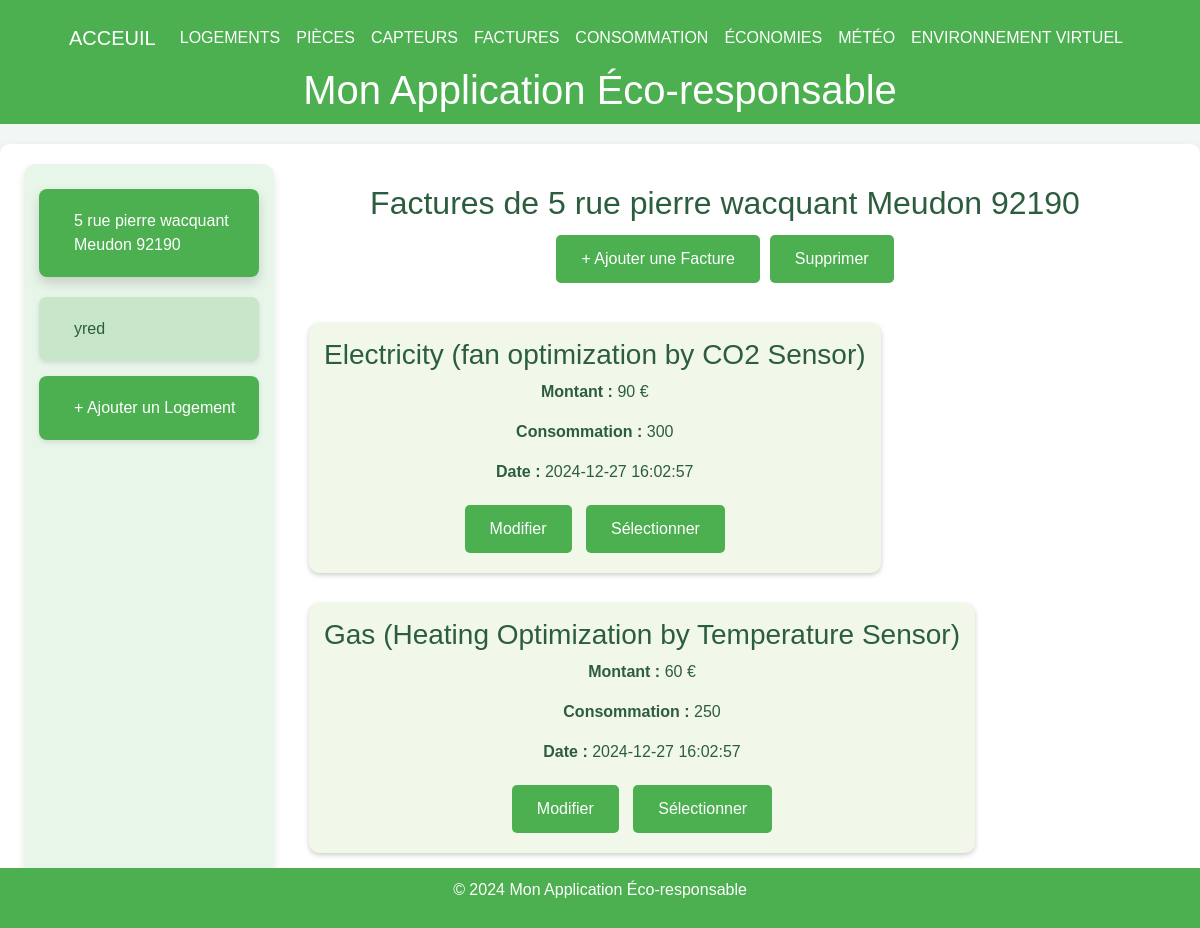
/visualiser_factures, run on an earlier commit of the app's database.
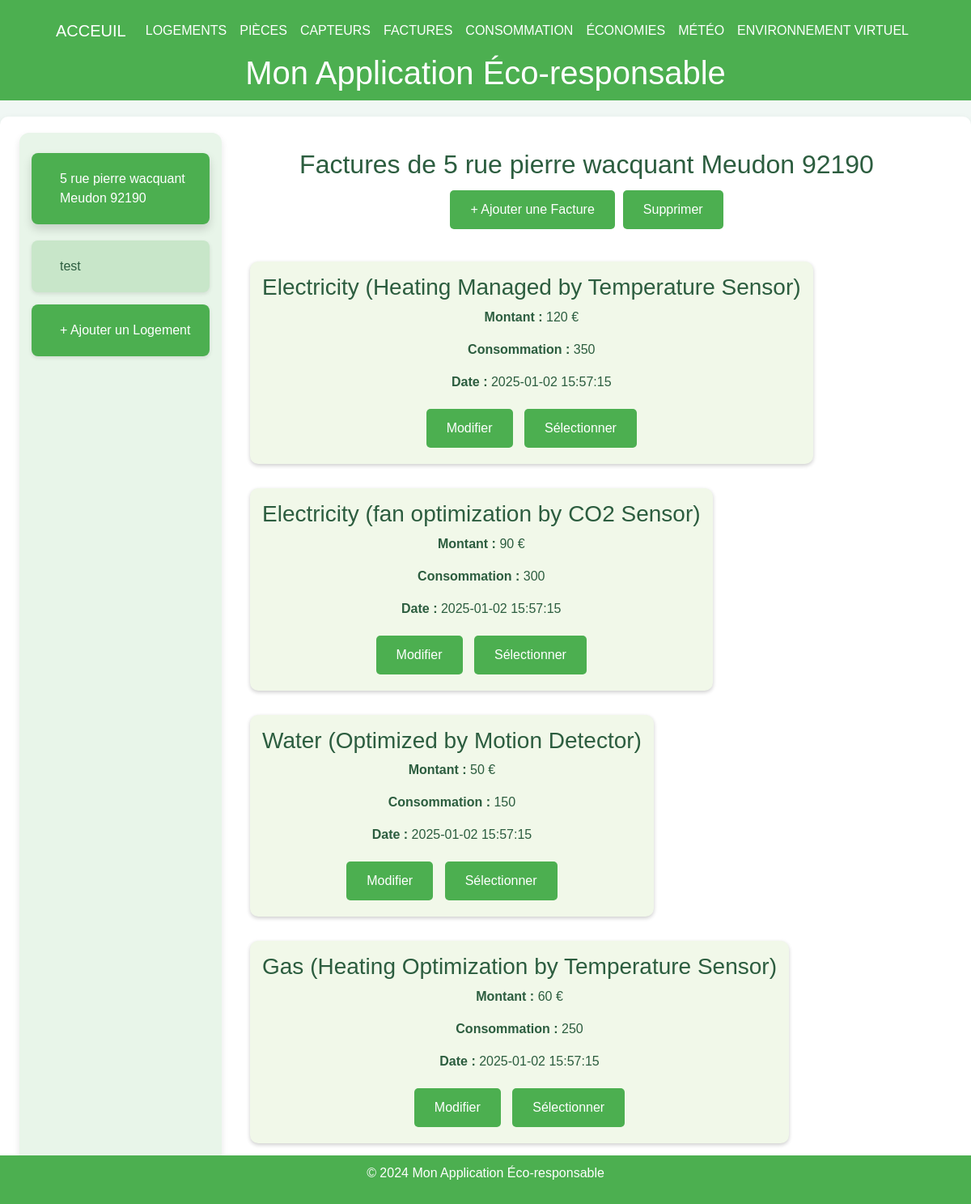
And on a later commit of the database.
### tables this page shows
CREATE TABLE Housing (
housing_id INTEGER PRIMARY KEY, -- Identifiant unique pour chaque logement
address VARCHAR(255), -- Adresse du logement
phone_number VARCHAR(20), -- NumÃ©ro de contact pour le logement
ip_address VARCHAR(15), -- Adresse IP associÃ©e au logement
insert_date TIMESTAMP DEFAULT CURRENT_TIMESTAMP -- Horodatage de l'ajout de l'enregistrement
);

CREATE TABLE Invoice (
invoice_id INTEGER PRIMARY KEY, -- Identifiant unique pour chaque facture
housing_id INTEGER, -- RÃ©fÃ©rence au logement concernÃ© par la facture
type VARCHAR(100), -- Type de la facture (ex. : eau, Ã©lectricitÃ©)
amount INTEGER, -- Montant de la facture
value INTEGER, -- Valeur de la consommation en ressource
insert_date TIMESTAMP DEFAULT CURRENT_TIMESTAMP, -- Horodatage de l'ajout de l'enregistrement de la facture
FOREIGN KEY (housing_id) REFERENCES Housing(housing_id) -- Lien entre la facture et un logement spÃ©cifique
);

### main.py (the view)
@app.get("/visualiser_factures", response_class=HTMLResponse)
def visualiser_factures(request: Request, id: int = 1):
    conn = get_db_connection()
    logements = conn.execute("SELECT housing_id, address FROM Housing").fetchall()
    selected_logement = conn.execute("SELECT address FROM Housing WHERE housing_id = ?", (id,)).fetchone()
    factures = conn.execute("SELECT invoice_id, housing_id, type, amount, value, insert_date FROM Invoice WHERE housing_id = ?", (id,)).fetchall()
    conn.close()
    return templates.TemplateResponse("visualiser_factures.html", {
        "request": request,
        "logements": logements,
        "factures": factures,
        "selected_id": id,
        "selected_logement_address": selected_logement["address"] if selected_logement else "Logement par Défaut"
    })

### templates/visualiser_factures.html (shortened to what this page needs)
{% extends "layout.html" %}
{% block content %}
<div class="container-fluid">
    <div class="menu">
        {% for logement in logements %}
        <div class="menu-item {% if selected_id == logement.housing_id %}active{% endif %}"
            onclick="location.href='?id={{ logement.housing_id }}'">
            {{ logement.address }}
        </div>
        {% endfor %}
        <div class="menu-item" style="background-color: #4caf50; color: white;"
            onclick="location.href='https://localhost:8000/logements'">
            + Ajouter un Logement
        </div>
    </div>
    <div class="content">
        <h2 class="text-center">Factures de {{ selected_logement_address or 'Logement par Défaut' }}</h2>
        <div class="actions">
            <button class="btn" onclick="openAddModal()">+ Ajouter une Facture</button>
            <button class="btn" onclick="deleteSelected()">Supprimer</button>
        </div>
        {% if factures %}
        {% for facture in factures %}
        <div class="tile" id="tile-{{ facture.invoice_id }}">
            <h3>{{ facture.type }}</h3>
            <p><strong>Montant :</strong> {{ facture.amount }} €</p>
            <p><strong>Consommation :</strong> {{ facture.value }}</p>
            <p><strong>Date :</strong> {{ facture.insert_date }}</p>
            <div style="margin-top: 10px;">
                <button class="btn"
                    onclick="openEditModal('{{ facture.invoice_id }}', '{{ facture.type }}', '{{ facture.amount }}', '{{ facture.value }}', '{{ facture.insert_date }}')">
                    Modifier
                </button>
                <button class="btn" onclick="toggleSelection('{{ facture.invoice_id }}')">Sélectionner</button>
            </div>
        </div>
        {% endfor %}
        {% else %}
        <p class="text-center">Aucune facture trouvée pour ce logement.</p>
        {% endif %}
    </div>
</div>
{% endblock %}

What changed in the data, as far as the page shows it:
removed Housing: address "yred"
added Housing: address "test"
added Invoice: type "Electricity (Heating Managed by Temperature Sensor)", amount "120", value "350", insert_date "2025-01-02 15:57:15"
changed Invoice "Electricity (fan optimization by CO2 Sensor)": insert_date "2024-12-27 16:02:57" → "2025-01-02 15:57:15"
added Invoice: type "Water (Optimized by Motion Detector)", amount "50", value "150", insert_date "2025-01-02 15:57:15"
changed Invoice "Gas (Heating Optimization by Temperature Sensor)": insert_date "2024-12-27 16:02:57" → "2025-01-02 15:57:15"
